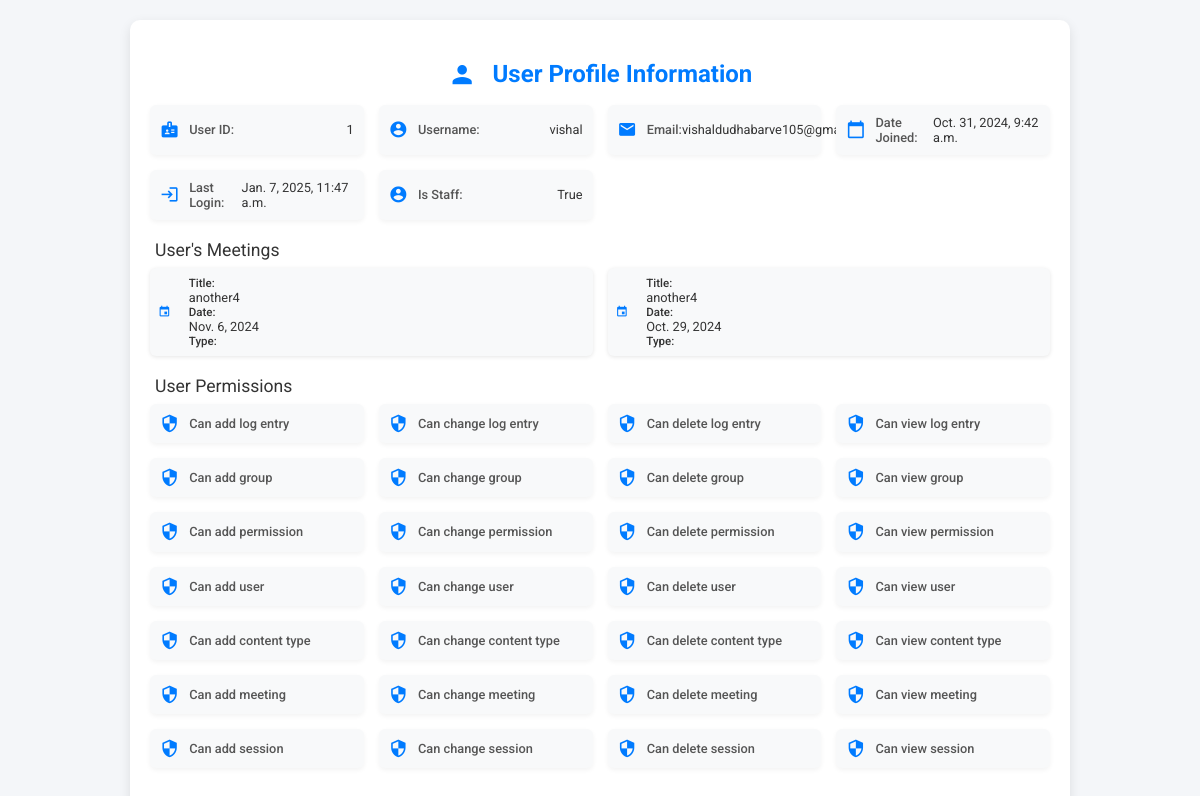
The app's page /meet/profile_info/ (signed in) with its own data.
### meet/models.py (models this page shows, shortened)
class Meeting(models.Model):
    title = models.CharField(max_length=100, null=True)
    date = models.DateField(null=True)
    time = models.TimeField(null=True)
    meeting_link=models.TextField(null=True)
    meeting_type=models.CharField(max_length=100, choices=(('Task','Task'),('Standup','Standup'),('Personal','Personal'),('Team','Team')), null=True)
    user = models.ForeignKey(User, on_delete=models.CASCADE, null=True)
    admin = models.ForeignKey(User, related_name='admin_user', on_delete=models.CASCADE, null=True)

### meet/views.py (the view)
# urls.py: path('profile_info/',get_profile_info, name='profile_info'),
def get_profile_info(request):
    print("User data:", request.user)
    me=request.user
    return render(request,'meet/profile_info.html',{'me':me})

### meet/templates/meet/profile_info.html (shortened to what this page needs)
<!DOCTYPE html>
<html lang="en">
<head>
</head>
<body>
    <div class="container">
        <h2>
            <span class="material-icons" style="vertical-align: middle;">person</span>
            User Profile Information
        </h2>
        <div class="profile-grid">
            <div class="profile-item" style="--delay: 1">
                <span class="material-icons">badge</span>
                <span class="field-name">User ID:</span>
                <span class="field-value">{{ me.id }}</span>
            </div>
            <div class="profile-item" style="--delay: 2">
                <span class="material-icons">account_circle</span>
                <span class="field-name">Username:</span>
                <span class="field-value">{{ me.username }}</span>
            </div>
            <div class="profile-item" style="--delay: 3">
                <span class="material-icons">email</span>
                <span class="field-name">Email:</span>
                <span class="field-value">{{ me.email }}</span>
            </div>
            <div class="profile-item" style="--delay: 4">
                <span class="material-icons">calendar_today</span>
                <span class="field-name">Date Joined:</span>
                <span class="field-value">{{ me.date_joined }}</span>
            </div>
            <div class="profile-item" style="--delay: 5">
                <span class="material-icons">login</span>
                <span class="field-name">Last Login:</span>
                <span class="field-value">{{ me.last_login }}</span>
            </div>
            <div class="profile-item" style="--delay: 3">
                <span class="material-icons">account_circle</span>
                <span class="field-name">Is Staff:</span>
                <span class="field-value">{{ me.is_staff }}</span>
            </div>
        </div>
        <div class="section-title">User's Meetings</div>
        <div class="profile-grid">
            {% for meeting in me.meeting_set.all %}
            <div class="meeting-item" style="--delay: 6">
                <span class="material-icons">event</span>
                <div>
                    <div><strong>Title:</strong> {{ meeting.title }}</div>
                    <div><strong>Date:</strong> {{ meeting.date }}</div>
                    <div><strong>Type:</strong> {{ meeting.type }}</div>
                </div>
            </div>
            {% empty %}
            <p>No meetings found.</p>
            {% endfor %}
        </div>
        <div class="section-title">User Permissions</div>
        <div class="profile-grid">
            {% for permission in me.user_permissions.all %}
            <div class="permission-item" style="--delay: 7">
                <span class="material-icons">security</span>
                <span class="field-name">{{ permission.name }}</span>
            </div>
            {% empty %}
            <p>No permissions assigned.</p>
            {% endfor %}
        </div>
    </div>
</body>
</html>

### meet/templates/meet/profile_info.html (style rules this page uses)
body { font-family: 'Roboto', sans-serif; background-color: #f4f6f9; color: #333; margin: 0; padding: 20px; display: flex; justify-content: center; align-items: flex-start; }
.container { width: 100%; max-width: 900px; background: #ffffff; padding: 20px; box-shadow: 0 4px 12px rgba(0, 0, 0, 0.1); border-radius: 10px; transition: transform 0.2s ease, box-shadow 0.2s ease; }
h2 { text-align: center; color: #007BFF; font-size: 1.5em; margin-bottom: 15px; }
.profile-grid { display: grid; grid-template-columns: repeat(auto-fit, minmax(180px, 1fr)); gap: 15px; margin-bottom: 20px; }
.profile-item, .meeting-item, .permission-item { display: flex; align-items: center; padding: 10px; background: #f8f9fa; border-radius: 6px; box-shadow: 0 2px 5px rgba(0, 0, 0, 0.05); transition: transform 0.2s ease; }
.material-icons { font-size: 1.2em; color: #007BFF; margin-right: 10px; }
.field-name { font-weight: 500; color: #555; font-size: 0.8em; }
.field-value { font-weight: 400; margin-left: auto; color: #333; font-size: 0.8em; }
.section-title { font-size: 1.1em; color: #333; margin: 15px 0 8px; padding-left: 5px; }
.profile-item, .meeting-item, .permission-item { opacity: 0; animation: fadeIn 0.6s forwards; animation-delay: calc(0.1s * var(--delay)); }
.section-title { font-size: 1.1em; margin: 15px 0 8px; padding-left: 5px; color: #333; }
.meeting-item { display: flex; align-items: center; padding: 8px; background: #f8f9fa; border-radius: 6px; box-shadow: 0 1px 4px rgba(0, 0, 0, 0.1); transition: transform 0.2s ease; font-size: 0.8em; }
.meeting-item span.material-icons { font-size: 1em; color: #007BFF; margin-right: 8px; }
.meeting-item div { display: flex; flex-direction: column; margin-left: 5px; }
.meeting-item div strong { font-weight: 500; color: #333; font-size: 0.9em; }

### records on screen
Meeting: title "another4", date "Nov. 6, 2024"
Meeting: title "another4", date "Oct. 29, 2024"

### other values on screen
{{ me.id }} "1"
{{ me.username }} "vishal"
{{ me.email }} "vishaldudhabarve105@gmail.com"
{{ me.date_joined }} "Oct. 31, 2024, 9:42 a.m."
{{ me.last_login }} "Jan. 7, 2025, 11:47 a.m."
{{ me.is_staff }} "True"
{{ permission.name }} "Can add log entry"
{{ permission.name }} "Can change log entry"
{{ permission.name }} "Can delete log entry"
{{ permission.name }} "Can view log entry"
{{ permission.name }} "Can add group"
{{ permission.name }} "Can change group"
{{ permission.name }} "Can delete group"
{{ permission.name }} "Can view group"
{{ permission.name }} "Can add permission"
